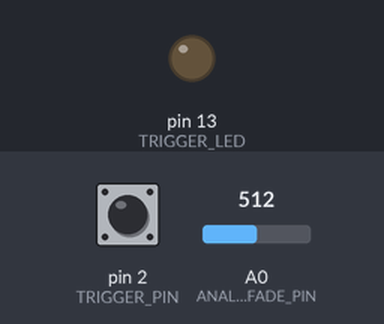
This sketch was run on a simulated Arduino Nano, built with avr-gcc and run on an emulated ATmega328P. Parts: output pins drawn as LEDs (lit = HIGH). Inputs (shaded band) come from the test bench; at power-on: pin 2 (TRIGGER_PIN) HIGH, A0 (ANALOG_FADE_PIN) = 512. The audio player accepts every command and is not drawn.

Above: at 6.4 s.
6.5 s: pin 2 (TRIGGER_PIN) pulled LOW for 0.15 s
At 6.71 s:
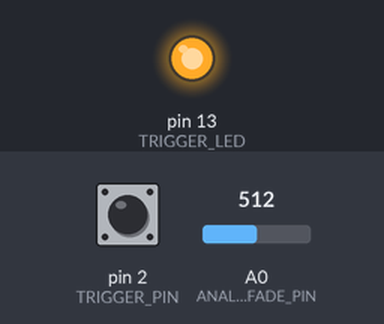
8.4 s: pin 2 (TRIGGER_PIN) pulled LOW for 3.2 s
At 13.0 s:
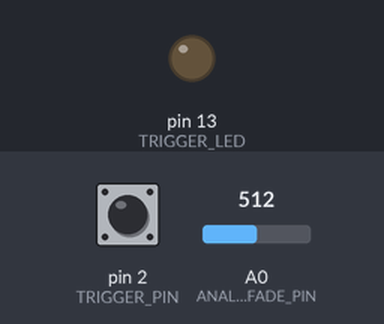
Timing chart, 0 to 14.5 s (numbered marks = the images above; inputs shaded):
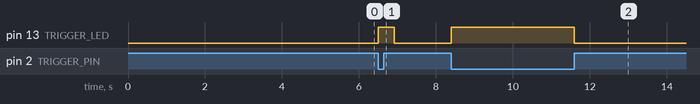

Measured:
- after the input at 6.5 s, pin 13 (TRIGGER_LED): LOW → HIGH at once, → LOW 0.42 s later
- after the input at 8.4 s, pin 13 (TRIGGER_LED): LOW → HIGH at once, → LOW 3.2 s later

The sketch:

CarouselSound.ino
```cpp
// (licence header left out)
#include "globals.h"

//! Instance of the DF mp player class
DFRobotDFPlayerMini libDFPlayer;
//! Player control structure
SoundControl playerControl;

// =============================================================
//                    Player Functions
// =============================================================

//! Initialize the player start parameters
void initPlayer() {
  //Set serial communictaion time out 500ms
  libDFPlayer.setTimeOut(SERIAL_TIMEOUT);
  //----Set device we uset----
  libDFPlayer.reset();     //Reset the module
  delay(COMMAND_DELAY);
  //----Set volume----
  libDFPlayer.volume(playerControl.volume);  //Set volume value (0~30).
  delay(COMMAND_DELAY);
  //----Set Equalization----
  libDFPlayer.EQ(EQUALIZATION);
  delay(COMMAND_DELAY);
  //----Set device we uset----
  libDFPlayer.outputDevice(MP3_DEVICE);
  delay(COMMAND_DELAY);
}

/**
 * Read the dynamic max volume target and update the sructure
 */
void getDynamicVolume() {
  int analogVol = analogRead(ANALOG_FADE_PIN);
  // Map the analog value to the absolute max volume
  // on a scale from 0 to 1024
  playerControl.maxVolume = map(analogVol, 0, 1023, START_VOLUME, MAX_VOLUME);
}

// Check if the dynamics volume has changed. If so, update the
// value accordingly
void checkDynamicVolume() {
  int analogVol = analogRead(ANALOG_FADE_PIN);
  // Map the analog value to the absolute max volume
  // on a scale from 0 to 1024
  int mappedVolume = map(analogVol, 0, 1023, START_VOLUME, MAX_VOLUME);
  // If volume has changed update the volme of the player
  if(mappedVolume > playerControl.maxVolume) {
    // Volume shoud grow
    fadeVolume(FADE_IN);
  } else {
    // Volume shoud go lower
    fadeVolume(FADE_OUT);
  }
}

/**
 * Fade in or out the volume, accordingly with the parameter, in the min and max volume range
 *
 * @param inout If inout is > 0 the volume is fade in else it is fadeout
 */
void fadeVolume(int inout) {
  int j;

  getDynamicVolume();

  if (inout == FADE_IN) {
    // fade from current volume to max
    for(j = playerControl.volume; j <= playerControl.maxVolume; j++) {
      playerControl.volume = j;
      libDFPlayer.volume(playerControl.volume);
    }
  }
  else {
    // fade from current volume to min
    for(j = playerControl.volume; j >= START_VOLUME; j--) {
      playerControl.volume = j;
      libDFPlayer.volume(playerControl.volume);
    }
  }

}

/**
 * Check the status of the player trigger and return the corresponding boolean status
 */
void isTrigger() {
  if(digitalRead(TRIGGER_PIN) == LOW) {
    digitalWrite(TRIGGER_LED, HIGH);
    playerControl.trigger = true;
  }
  else {
    digitalWrite(TRIGGER_LED, LOW);
    playerControl.trigger = false;
  }
}

// =============================================================
//                    setup() & loop()
// =============================================================

//! Initialization function
void setup() {
  Serial.begin(SERIAL_SPEED);

  pinMode(TRIGGER_PIN, INPUT_PULLUP);
  pinMode(TRIGGER_LED, OUTPUT);

  libDFPlayer.begin(Serial);
  delay(1000);

  // Wait untile the Arduino serial connected to the player
  if (!libDFPlayer.begin(Serial)) {
    while(true);
  }

  initPlayer();
}

/**
 * Main loop
 */
void loop()
{
  // Check the start/stop trigger
  isTrigger();

  // The trigger is active
  if(playerControl.trigger == true) {
    // Check if is already playing
    if(playerControl.isPlaying == false) {
      // Update the song
      playerControl.currentSong++;
      if(playerControl.currentSong > MAX_SONGS) {
        // Reset the song counter
        playerControl.currentSong = 1;
      } // Updated player status and song
      playerControl.isPlaying = true;
      // Start playing with a fadein the new song and loop
      // until the trigger is not reset
      libDFPlayer.loop(playerControl.currentSong);
      fadeVolume(FADE_IN);
    } // Playing started
//    else { // Not used
//      // Is already playing, check if the target volume has changed
//      checkDynamicVolume();
//    }
  } // Trigger is set
  else {
    // Trigger is not active, check if is playing and fade out the song
    if(playerControl.isPlaying == true)
    // Fade out the song
    fadeVolume(FADE_OUT);
    // Put the player in pause
    libDFPlayer.pause();
    playerControl.isPlaying = false;
  } // Playing stopped
}

void printDetail(uint8_t type, int value){

}
```

globals.h
```cpp
/**
 * \file globals.h
 * \brief Program constants and static definitions
 */

#include "Arduino.h"
#include "DFRobotDFPlayerMini.h"

#ifndef _GLOBALS
#define _GLOBALS

#define TRIGGER_PIN 2   ///< Pin that trigger the playing of a song
#define TRIGGER_LED 13  ///< LED to monitor the state of the trigger

#define START_VOLUME 3 ///< Initial volume for the fade in/out when a new song starts
/**
 * The maximum volume level is proportional. It is the absolue limits that can be reached but
 * maybe lower, depending on the settings of the trimmer connected to the analog port to regulate
 * the effective playing volume (depending on the noise of the environmnet)
 */
#define MAX_VOLUME 80

#define MAX_SONGS 13                    ///< Max number of songs, starting counting from 1
#define EQUALIZATION DFPLAYER_EQ_POP    ///< The equalization kind
#define MP3_DEVICE DFPLAYER_DEVICE_SD   ///< if used an USB instead, change this value accordingly
#define SERIAL_SPEED 9600               ///< Communication speed (see DFPlayer datasheet)
#define SERIAL_TIMEOUT 500              ///< Player communication timeour (ms)
#define COMMAND_DELAY 800               ///< Delay betwee commands (ms)

#define ANALOG_FADE_PIN 0               ///< Analog port to read the max value for the fade in/out
#define FADE_IN 1                       ///< Volume fade in direction
#define FADE_OUT -1                     ///< Volume fade out direction

/**
 * Sound control parameters and flags to manage the different playing states
 * The structure is initializd with the defaults and initial values on boot
 */
typedef struct {
  int currentSong = 0;              ///< The song that is playing or the last played, initially no song
  int volume = START_VOLUME;        ///< The current playing volume
  int maxVolume = START_VOLUME;    ///< The duynamic max volume level
  boolean trigger = false;          ///< The trigger status
  boolean isPlaying = false;      ///< Current playing status (condition the trigger behavior)
} SoundControl;

 #endif
```
